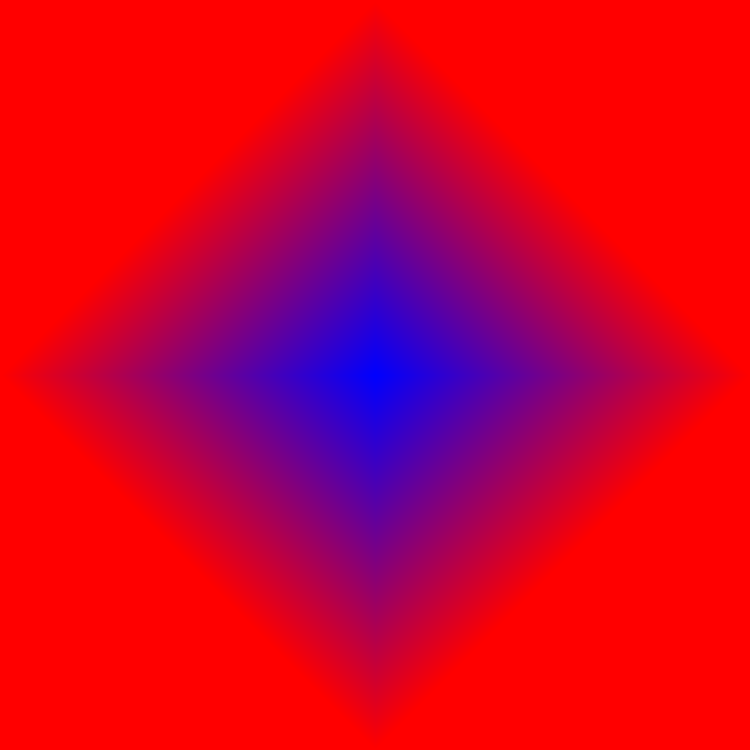
Frame 1 (no input)
Frame 2 (the mouse pressed at the canvas centre, redrawn once): identical to frame 1, image omitted

The Processing sketch that drew this single still picture (run headless with seeded random() and noise(); the mouse was pressed at the canvas centre and the sketch redrawn once):

// Processing sketch: Chapter03_04
// ── Chapter03_04.pde
PImage img;

void setup() {
  size(750, 750);
  img = createImage(width, height, ARGB);
  noLoop();
}

void draw() {
  background(0);
  img.loadPixels();
  float colStep = 256.0/max(img.width/2, img.height/2);
  PVector ctr = new PVector(img.width/2, img.height/2);
  for (int y=0; y<img.height; y++) {
    int rows = y*img.width;
    for (int x=0; x<img.width; x++) {
      float d = distance(ctr, new PVector(x, y));
      color col = color(d*colStep, 0, 255-d*colStep);
      img.pixels[rows+x] = col;
    }
  }
  img.updatePixels();
  image(img, 0, 0);
}

float distance(PVector p1, PVector p2) {
  float d = abs(p1.x-p2.x) + abs(p1.y-p2.y);
  return d;
}
